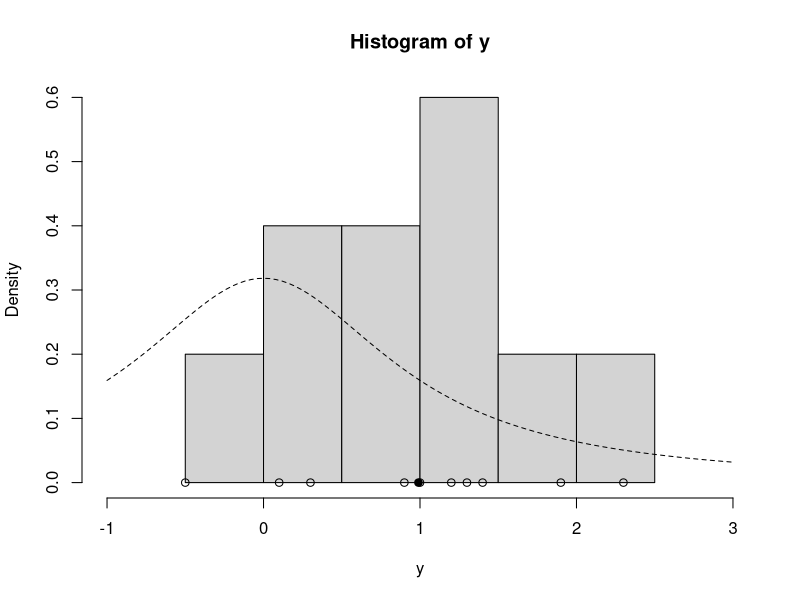
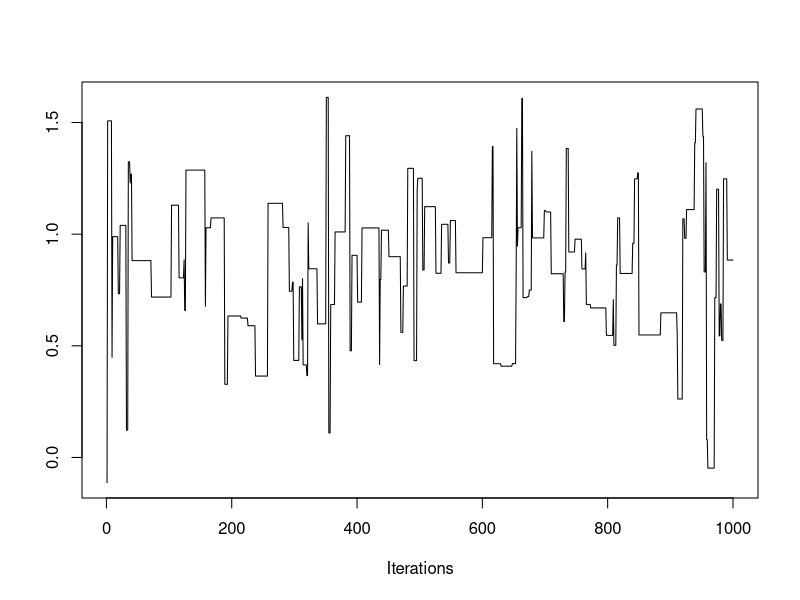
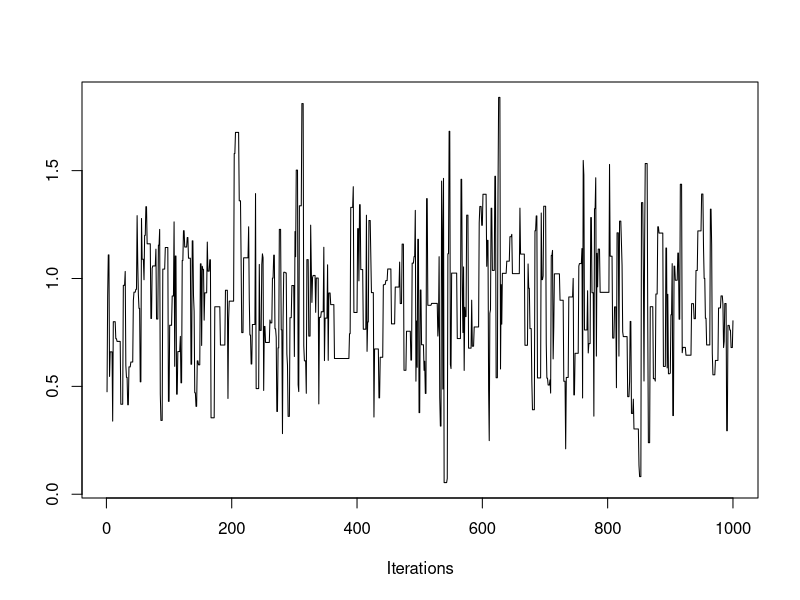
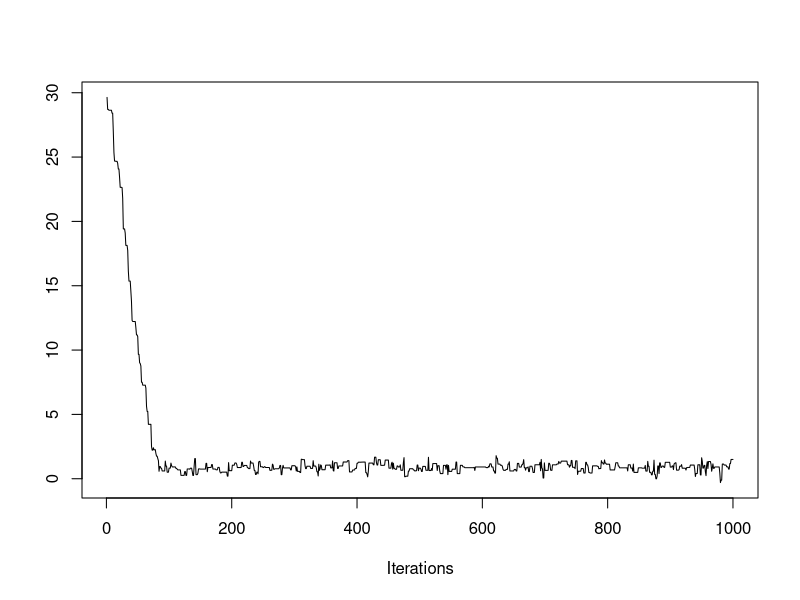
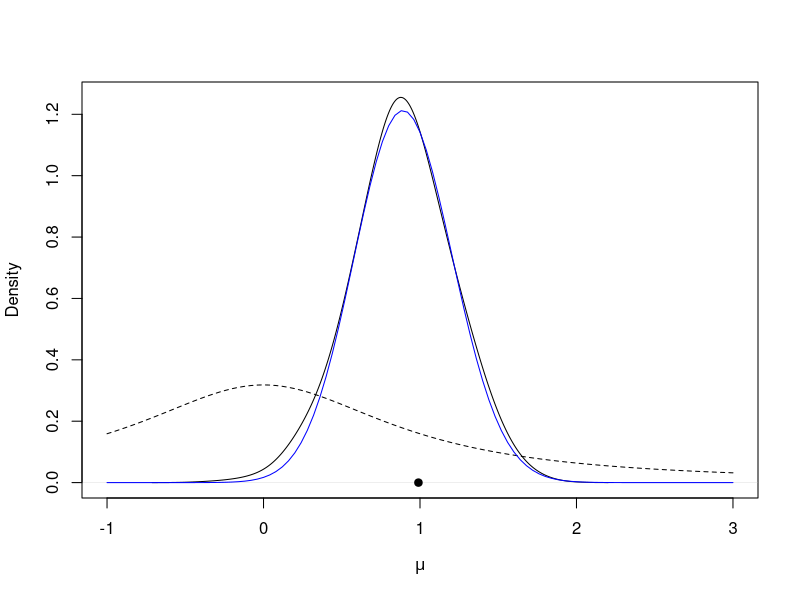

Write the R code that produced these figures, in order.
## ---- chunk 1
knitr::opts_chunk$set(echo = TRUE)
## ---- chunk 2
lg = function(mu, n, ybar) {
  mu2 = mu^2
  n * (ybar * mu - mu2 / 2.0) - log(1 + mu2)
}
## ---- chunk 3
mh = function(n, ybar, n_iter, mu_init, cand_sd) {
  ## Random-Walk Metropolis-Hastings algorithm
  
  ## step 1, initialize
  mu_out = numeric(n_iter)
  accpt = 0
  mu_now = mu_init
  lg_now = lg(mu=mu_now, n=n, ybar=ybar)
  
  ## step 2, iterate
  for (i in 1:n_iter) {
    ## step 2a
    mu_cand = rnorm(n=1, mean=mu_now, sd=cand_sd) # draw a candidate
    
    ## step 2b
    lg_cand = lg(mu=mu_cand, n=n, ybar=ybar) # evaluate log of g with the candidate
    lalpha = lg_cand - lg_now # log of acceptance ratio
    alpha = exp(lalpha)
    
    ## step 2c
    u = runif(1) # draw a uniform variable which will be less than alpha with probability min(1, alpha)
    if (u < alpha) { # then accept the candidate
      mu_now = mu_cand
      accpt = accpt + 1 # to keep track of acceptance
      lg_now = lg_cand
    }
    
    ## collect results
    mu_out[i] = mu_now # save this iteration's value of mu
  }
  
  ## return a list of output
  list(mu=mu_out, accpt=accpt/n_iter)
}
## ---- chunk 4
y = c(1.2, 1.4, -0.5, 0.3, 0.9, 2.3, 1.0, 0.1, 1.3, 1.9)
ybar = mean(y)
n = length(y)
hist(y, freq=FALSE, xlim=c(-1.0, 3.0)) # histogram of the data
curve(dt(x=x, df=1), lty=2, add=TRUE) # prior for mu, t-distribution
points(y, rep(0,n), pch=1) # individual data points
points(ybar, 0, pch=19) # sample mean
## ---- chunk 5
set.seed(43) # set the random seed for reproducibility
post = mh(n=n, ybar=ybar, n_iter=1e3, mu_init=0.0, cand_sd=3.0)
str(post)
## ---- chunk 6
library("coda")
traceplot(as.mcmc(post$mu))
## ---- chunk 7
post = mh(n=n, ybar=ybar, n_iter=1e3, mu_init=0.0, cand_sd=0.05)
post$accpt
## ---- chunk 8
post = mh(n=n, ybar=ybar, n_iter=1e3, mu_init=0.0, cand_sd=0.9)
post$accpt
## ---- chunk 9
traceplot(as.mcmc(post$mu))
## ---- chunk 10
post = mh(n=n, ybar=ybar, n_iter=1e3, mu_init=30.0, cand_sd=0.9)
post$accpt
## ---- chunk 11
traceplot(as.mcmc(post$mu))
## ---- chunk 12
post$mu_keep = post$mu[-c(1:100)] # discard the first 200 samples
plot(density(post$mu_keep, adjust=2.0), main="", xlim=c(-1.0, 3.0), xlab=expression(mu)) # plot density estimate of the posterior
curve(dt(x=x, df=1), lty=2, add=TRUE) # prior for mu
points(ybar, 0, pch=19) # sample mean

curve(0.017*exp(lg(mu=x, n=n, ybar=ybar)), from=-1.0, to=3.0, add=TRUE, col="blue") # approximation to the true posterior in blue
